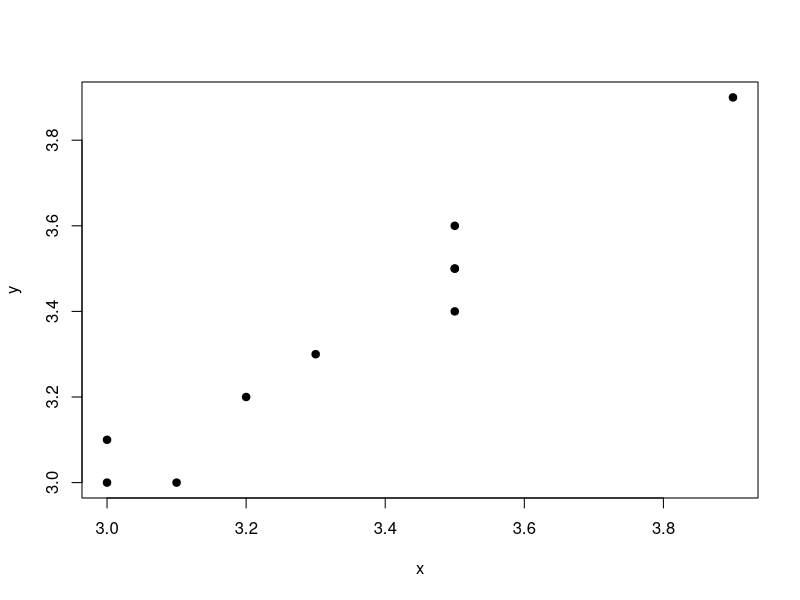
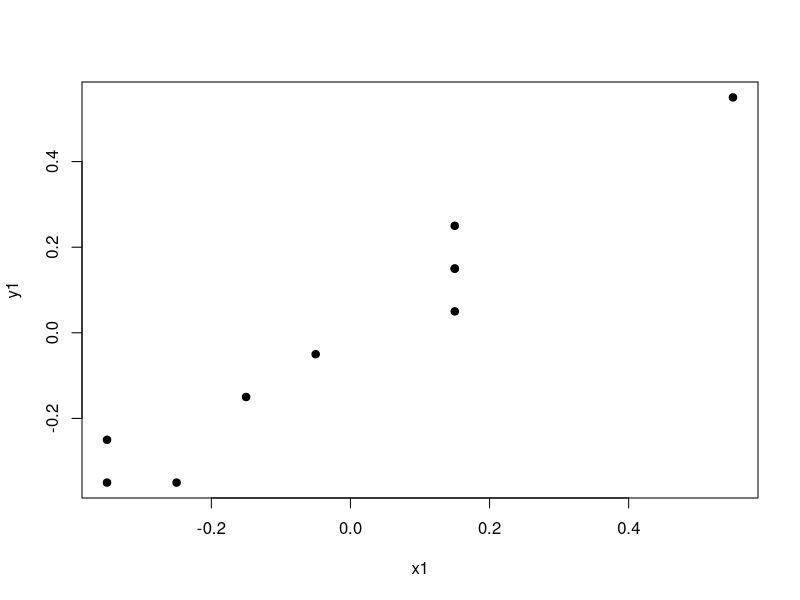
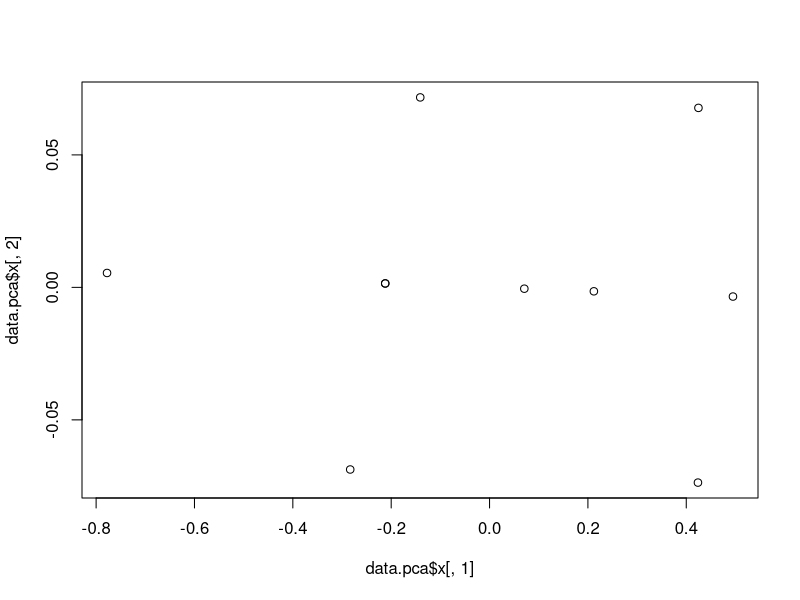

Recreate these plots in R, in order.
x <- c(3.5, 3.5, 3.2, 3.0, 3.1, 3.3, 3  , 3.5, 3.5, 3.9)
y <- c(3.4, 3.5, 3.2, 3.0, 3.0, 3.3, 3.1, 3.5, 3.6, 3.9)
plot(x, y, pch = 19)
mean(x)
mean(y)
x1 <- x - mean(x)
x1
summary(x1)
y1 <- y - mean(y)
y1
summary(y1)
plot(x1, y1, pch = 19)
data <- data.frame(x,y)
data.pca <- prcomp(data)

data.pca
summary(data.pca)
plot(data.pca$x[,1], data.pca$x[,2])

